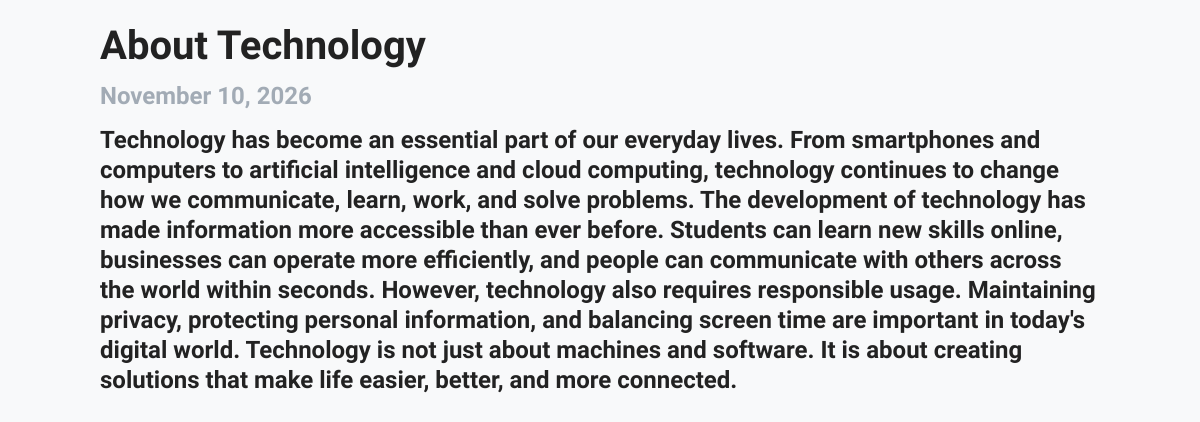
The app's page /article/1 with its own data.
### blog/models.py (models this page shows, shortened)
class articles(models.Model):
    title = models.CharField(max_length=50)
    publish_date = models.DateField()
    content = models.TextField()

### blog/views.py (the view)
# urls.py: path('article/<int:id>', views.details, name = 'details')
def details(request, id):
    fetch_data = get_object_or_404(articles, id=id)
    context = {
        'data' : fetch_data
    }
    return render(request, 'details.html', context)

### template/details.html (shortened to what this page needs)
{% load static %}
<!DOCTYPE html>
<html lang="en">
<head>
    <link rel="stylesheet" href="{% static 'css/style.css' %}">
</head>
<body>
    <main class="article-container">
        <article class="article-detail">
            <h1>{{data.title}}</h1>
            <div class="article-date">
                {{data.publish_date|date:"F j, Y"}}
            </div>
            <div class="article-body">
                <p>{{data.content}}</p>
            </div>
        </article>
    </main>
</body>
</html>

### static/css/style.css (style rules this page uses)
* { margin: 0; padding: 0; box-sizing: border-box; }
body { font-family: 'Comic Neue', cursive; background: #f4f5f7; color: #222; min-height: 100vh; }
body { font-family: 'Comic Neue', cursive; background: #f8f9fa; color: #222; min-height: 100vh; }
.article-container { width: 100%; min-height: 100vh; padding: 20px; }
.article-detail { max-width: 1000px; margin: 0 auto; }
.article-detail h1 { font-size: 40px; font-weight: 700; margin-bottom: 10px; line-height: 1.3; }
.article-date { font-size: 24px; font-weight: 700; color: #a2abb5; margin-bottom: 15px; }
.article-body p { font-size: 24px; font-weight: 700; line-height: 1.25; color: #222; }

### records on screen
articles: title "About Technology", publish_date "November 10, 2026", content "Technology has become an essential part of our everyday lives. From smartphones and computers to artificial intelligence and cloud computing, technology continues to change how we communicate, learn, work, and solve problems. The development of technology has made information more accessible than ever before. Students can learn new skills online, businesses can operate more efficiently, and people can communicate with others across the world within seconds. However, technology also requires responsible usage. Maintaining privacy, protecting personal information, and balancing screen time are important in today's digital world. Technology is not just about machines and software. It is about…"
